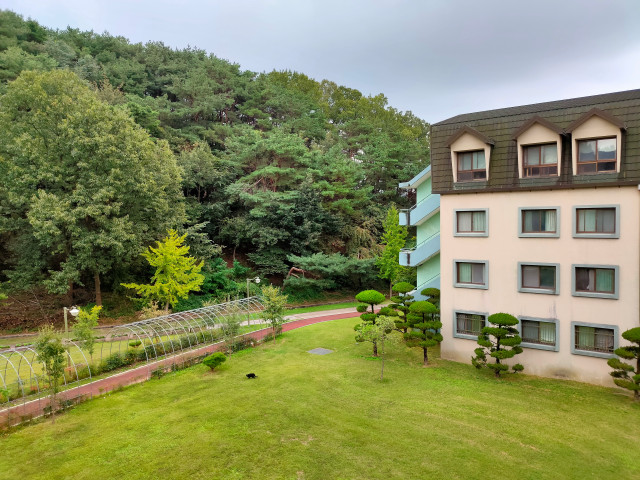
#> input picture PA1/PA1_2/dorm_left.jpg, 640 x 480 px
$ jupyter execute PA1_2_ransac.ipynb
#> lines starting #> are read from the running program, lines starting #| are printed output that depends on the picture
EE838

PA1 Problem2: `Automatic Homography using RANSAC`

Jedsadakorn Yonchorhor 20194695

[cell 1]
''' Import important libs '''
import numpy as np
import cv2
import math
from matplotlib import pyplot as plt

print(cv2.__version__)

[cell 2]
''' Prepare the data '''

# read images
img = list()
filepaths = ["dorm_left.jpg", "dorm_center.jpg", "dorm_right.jpg"]
num_img = len(filepaths)
for path in filepaths:
    img.append(cv2.imread(path))


# prepared the images for the output
# because usually it's bigger than it's size
ty, tx = img[0].shape[:2]
translation_M = np.float32([[1, 0, tx], [0, 1, ty/2]])
translated_img = list()
for i in range(3):
    dst = cv2.warpAffine(img[i], translation_M, (tx*3, ty * 2))
    translated_img.append(dst)
#> this loop made 3 passes
#> pass 3, `dst = cv2.warpAffine(img[i], translation_M, (tx*3, ty * 2))`:
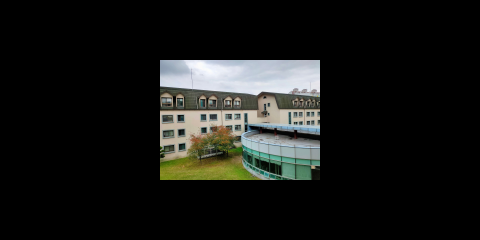
#> dst: shape (960, 1920, 3) (shown at 1/4 size); mean of channels 0, 1, 2 21.8, 24, 23; drawn as B, G, R
#> after the loop, translated_img = 3 items

[cell 3]
''' get features and descriptors for all the images '''

# compute interest points
# Initiate ORB detector
orb = cv2.ORB_create()
keypoints = list()
descriptors = list()
for i in range(num_img):
    # find the keypoints with ORB and compute the descriptors with ORB
    kp, des = orb.detectAndCompute(img[i], None)
    keypoints.append(kp)
    descriptors.append(des)
#> after the loop, descriptors = 3 items; keypoints = 3 items

[cell 4]
img2 = cv2.drawKeypoints(img[0], keypoints[0], None, color=(0,255,0), flags=0)
plt.imshow(img2), plt.show()
cv2.imwrite("dorm_left_kpts.jpg", img2)
#> Out = True

[cell 5]
img2 = cv2.drawKeypoints(img[1], keypoints[1], None, color=(0,255,0), flags=0)
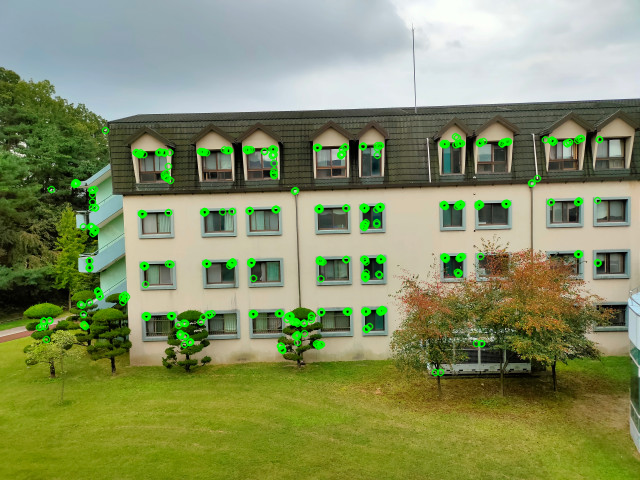
#> img2: shape (480, 640, 3); mean of channels 0, 1, 2 98.7, 143.2, 132.6; drawn as B, G, R
plt.imshow(img2), plt.show()
cv2.imwrite("dorm_center_kpts.jpg", img2)
#> Out = True

[cell 6]
img2 = cv2.drawKeypoints(img[2], keypoints[2], None, color=(0,255,0), flags=0)
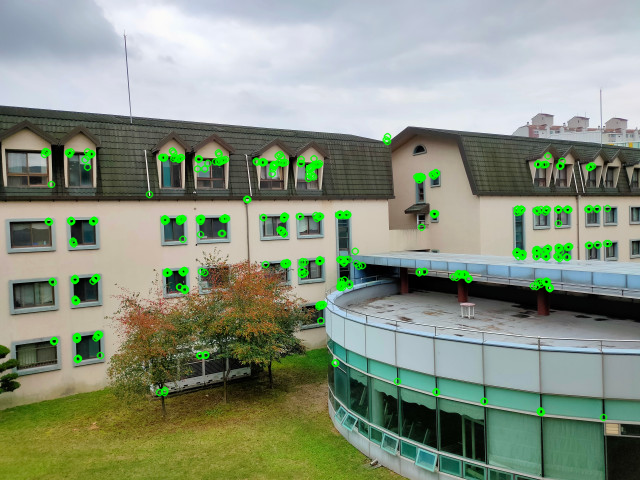
#> img2: shape (480, 640, 3); mean of channels 0, 1, 2 128.7, 147.2, 136.3; drawn as B, G, R
plt.imshow(img2), plt.show()
cv2.imwrite("dorm_right_kpts.jpg", img2)
#> Out = True

[cell 7]
def compute_putative_correspondence(descriptor1, descriptor2):
    '''
        Find the matching features from each image using its descriptor

        parameters
            - descriptors: (list)
                descriptor of the features in each image
        return
            - match_id: (list) of shape len(descriptor1)
                each element is the value of (SSD, idx_des1, idx_des2)
    '''
    match_id = list()
    num_descriptor1 = len(descriptor1)
    for i in range(num_descriptor1):
        # SSD: Sum of Square Difference
        diff = np.square(descriptor2 - descriptor1[i])
        sum_of_diff = np.sum(diff, 1)

        # assign the minimum to the match
        idx = np.argmin(sum_of_diff)
        val = sum_of_diff[idx]

        match_id.append((val, i, idx))

    # sort the matching features from the lowest distance
    match_id.sort()

    return match_id

def get_correspondence_pairs(keypoints1, keypoints2, match_id):
    '''
        Extract the corresponding keypoint pairs

        parameters
            - keypoints: (list)
                keypoints of each images
            - match_id: (list)
                the idx of the matched pair

        return
            - corr_pairs: (list)
                correspond keypoint pairs
    '''
    num_pairs = len(match_id)
    corr_pairs = [(keypoints1[match_id[i][1]], keypoints2[match_id[i][2]]) for i in range(num_pairs)]
    return corr_pairs

def get_four_correspondence_pairs(corr_pairs):
    '''
        Randomly sample 4 pairs from all of the corresponding pairs

        parameters
            - corr_pairs: (list)
                correspond keypoint pairs

        return
            - four_corr_pairs: (list)
                four of the correspondence pairs
    '''
    corr_pairs = corr_pairs
    four_corr_pairs = list()
    idx_list = np.random.randint(len(corr_pairs), size=4)

    four_corr_pairs = [corr_pairs[i] for i in idx_list]

    return four_corr_pairs

[cell 8]
def normalize_kpts(kpts):
    '''
        Transform the keypoints to the normalized coordinate

        parameters
            - kpts: (numpy array: #keypoints x len((x, y, 1)))
                keypoints in the image

        return
            - X_hat: (numpy array: #keypoints x len((x, y, 1)))
                normalized keypoints: means = 0 and average distance from origin is sqrt(2)
            - T1: (numpy array: 3x3)
                transformation matrix from original coordinate to the normalized coordinate
    '''
    # calculate mean in each axis
    mean = np.mean(kpts, axis=0)

    # calculate Transformation matrix
    # calculate s
    s = math.sqrt(2) / np.mean(np.sqrt(np.sum(np.square(kpts - mean))))

    # calculate tx, ty
    tx = -s*mean[0]
    ty = -s*mean[1]

    # transform to the normalized coordinate
    T1 = np.matrix([[s, 0, tx],
                    [0, s, ty],
                    [0, 0,  1]])
    X = np.ones((len(kpts), 3))
    X[:, :2] = kpts
    X_hat = (T1 @ X.T).T

    return X_hat, T1

[cell 9]
def DLT(X1, X2):
    '''
        DLT algorithm (used only in normalized_DLT() )

        parameters
            - X: (numpy array: #keypoints x len((x, y, 1)))
                Normalized keypoints from each image

        returns
            - H: (numpy array: 3x3)
                Homography matrix in the normalized coordinate
    '''
    num_points = X1.shape[0]
    # one pair gives 2 contraints
    A = np.zeros((num_points * 2, 9))

    # stacking n of 2x9 matrix
    for i in range(num_points):
        # the first constraint
        A[2*i][3: 6] = [-X2[i, 2] * X1[i, 0], -X2[i, 2] * X1[i, 1], -X2[i, 2] * X1[i, 2]]
        A[2*i][6:]   = [ X2[i, 1] * X1[i, 0],  X2[i, 1] * X1[i, 1],  X2[i, 1] * X1[i, 2]]

        # the second constraint
        A[2*i+1][:3] = [ X2[i, 2] * X1[i, 0],  X2[i, 2] * X1[i, 1],  X2[i, 2] * X1[i, 2]]
        A[2*i+1][6:] = [-X2[i, 0] * X1[i, 0], -X2[i, 0] * X1[i, 1], -X2[i, 0] * X1[i, 2]]

    u, s, vh = np.linalg.svd(A)

    H = vh[-1] # Homography is the column of matrix v associated with the smallest singular value
    if H[-1] != 0:
        H = H / H[-1]
    else:
        print("Warning: h9 = 0")
        return None

    return H.reshape(3, 3)

[cell 10]
def normalized_DLT(corr_pairs):
    """
        normalized DLT algorithm: calculate Homography between two images

        parameters
            - corr_pairs: (list)
                correspond keypoint pairs

        returns
            - H: (numpy array: 3x3)
                Homography matrix in the original coordinate
    """

    num_pairs = len(corr_pairs)
    X1 = np.empty((num_pairs, 2))
    X2 = np.empty((num_pairs, 2))

    # unpacking the Keypoints
    for i in range(num_pairs):
        X1[i] = corr_pairs[i][0].pt
        X2[i] = corr_pairs[i][1].pt

    X1_hat, T1 = normalize_kpts(X1)
    X2_hat, T2 = normalize_kpts(X2)

    # homography in normalized coordinate
    H_hat = DLT(X1_hat, X2_hat)

    # homography in the original coordinate
    H = np.linalg.inv(T2) @ H_hat @ T1
    H = H / H[-1, -1]       # normalize h9

    return H

[cell 11]
def get_euclidean_distance(pts1, pts2):
    '''
        calculate euclidean distance between the set of corresponding pairs

        parameters
            - pts: (numpy array: #keypoints x len((x, y, 1)))
                keypoints in the image
                keypoints in pts1 should be the pair of pts2

        returns
            - array of the euclidean distance of each pair
    '''
    return np.sqrt(np.sum(np.square(pts1 - pts2), axis=1))

def compute_distance_and_std(corr_pairs, H):
    '''
        calculate the distance between the keypoints and their projection,
        also the standard deviation of the distance

        parameters
            - corr_pairs: (list)
                correspond keypoint pairs
            - H: (numpy array: 3x3)
                homography matrix

        returns
            - curr_diss: (float)
            - curr_std: (float)

    '''
    num_pairs = len(corr_pairs)
    X1 = np.ones((num_pairs, 3))
    X2 = np.ones((num_pairs, 3))

    # unpacking the Keypoints
    for i in range(num_pairs):
        X1[i][:2] = corr_pairs[i][0].pt
        X2[i][:2] = corr_pairs[i][1].pt

    projected_X2 = (np.linalg.inv(H) @ X2.T).T
    projected_X2 = projected_X2 / projected_X2[:, -1].reshape(-1, 1)

    projected_X1 = (H @ X1.T).T
    projected_X1 = projected_X1 / projected_X1[:, -1].reshape(-1, 1)

    curr_dis = get_euclidean_distance(X1, projected_X2) + \
            get_euclidean_distance(X2, projected_X1)

    curr_std = np.std(curr_dis)

    return curr_dis, curr_std

[cell 12]
def count_inliers(curr_dis, th=10):
    '''
        count the number of the inliers and get theirs index

        parameters
            - curr_dis: (numpy array: #corresponding pairs x 1)
                distance of the keypoints and its projection (backward and forward)
            - th: (float)
                threshould to choose the inliers

        returns
            - N: (int)
                number of the inlier
            - idx_inliers[0]: (numpy array: #corresponding pairs x 1)
                array of index of the inliers

    '''
    test = curr_dis < th
    idx_inliers = np.where(test==1)
    N = np.sum(test)
    return N, idx_inliers[0]

[cell 13]
def is_collinear(four_corr_pairs):
    '''
        Check whether the selected four corresponding pairs are colinear

        parameters
            - four_corr_pairs: (list)
                four of the correspondence pairs

        return
            - True or False

    '''
    num_pairs = len(four_corr_pairs)
    X1 = np.ones((num_pairs, 2))
    X2 = np.ones((num_pairs, 2))

    # unpacking the Keypoints
    for i in range(num_pairs):
        X1[i][:2] = corr_pairs[i][0].pt
        X2[i][:2] = corr_pairs[i][1].pt

    # all the possible combinations
    test_idx = [(0, 1, 2),
                (0, 1, 3),
                (0, 2, 3),
                (1, 2, 3)]

    # check X1
    for idx in test_idx:
        # check all the combination in both images
        p11 = X1[idx[0]]
        p12 = X1[idx[1]]
        p13 = X1[idx[2]]

        p21 = X2[idx[0]]
        p22 = X2[idx[1]]
        p23 = X2[idx[2]]

        if (collinearity(p11, p12, p13) or collinearity(p21, p22, p23)):
            return True

    return False

def collinearity(p0, p1, p2):
    '''
        check whether the three points are colinear
        # ref: https://stackoverflow.com/questions/9608148/python-script-to-determine-if-x-y-coordinates-are-colinear-getting-some-e

        parameters:
            p: (numpy array: 1 x len([x,y]))
                points in the 2D plane

        returns:
            True or False
    '''

    x1, y1 = p1[0] - p0[0], p1[1] - p0[1]
    x2, y2 = p2[0] - p0[0], p2[1] - p0[1]
    return abs(x1 * y2 - x2 * y1) < 1e-12

[cell 14]
def ransac(corr_pairs, N=500, T_DIST=10.0, MAX_inlier=-1, MIN_std=10e5, p=0.99):
    '''
        Robustly calculate the homography between the two images

        parameters:
            - corr_pairs: (list)
                correspond keypoint pairs
            - N: (int)
                number of the iterlations
            - T_DIST: (float)
                distance threshould to decide the inliers
            - MAX_inliers: (int)
                maximum number of inliers
                the default value -1 means no limit, and it will get updated in the iteration
            - MIN_std: (float)
                minimum of the standard deviation of the keypoint distance, it will get updated in the interation
            - p: (float)
                the probability that we want get the inliers

        returns:
            - H: (numpy array: 3x3)
                Homography left

    '''
    n = len(corr_pairs) # number of putative correspondence
    H = None
    idx_inliers = None
    iteration = 0


    while N >= iteration:
        four_corr_pairs = get_four_correspondence_pairs(corr_pairs)

        if is_collinear(four_corr_pairs):
            continue

        H_curr = normalized_DLT(four_corr_pairs)
        # if H_curr is singular, discard it
        if np.linalg.det(H_curr) == 0:
            continue

        dis_curr, std_curr = compute_distance_and_std(corr_pairs, H_curr)
        m_curr, idx_inliers_curr = count_inliers(dis_curr, th=T_DIST)

        if m_curr > MAX_inlier or (m_curr == MAX_inlier and std_curr < MIN_std):
            # update the parameters, so that output keeps improving
            MAX_inlier = m_curr
            MIN_std = std_curr
            H = H_curr
            idx_inliers = idx_inliers_curr

            # update the number of iterations
            eps = 1 - m_curr / n
            N = int(math.log(1 - p) / math.log(1 - (1-eps)**4))
            print("The number of inliers = {} and the RANSAC will run for {} more iterlations" .format(m_curr, N))

        iteration += 1

    # refinement
    inliers_corr_pairs = [corr_pairs[idx] for idx in idx_inliers]
    H = normalized_DLT(inliers_corr_pairs)  # calculate Homography with inliers only

    return H

[cell 15]
''' Find the homography that transform the left image into the center image perspective '''
match_id = compute_putative_correspondence(descriptors[0], descriptors[1])
#> in compute_putative_correspondence, `num_descriptor1 = len(descriptor1)`: num_descriptor1 = 500
#> the loop in compute_putative_correspondence, `for i in range(num_descriptor1):` made 500 passes
#> (idx, val) on passes 1 to 3: (484, 1748), (87, 834), (186, 1152)
#> pass 1, in compute_putative_correspondence, `diff = np.square(descriptor2 - descriptor1[i])`:
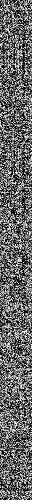
#> diff: shape (500, 32); min 0, max 249, mean 103.3
#> after the loop in compute_putative_correspondence, `for i in range(num_descriptor1):`: match_id = 500 items, first 6: (1748, 0, 484), (834, 1, 87), (1152, 2, 186), (800, 3, 15), (565, 4, 35), (1301, 5, 299)
#> match_id = 500 items, first 6: (65, 147, 258), (70, 344, 380), (103, 148, 66), (116, 448, 449), (119, 53, 147), (126, 45, 136)
corr_pairs = get_correspondence_pairs(keypoints[0], keypoints[1], match_id)
#> in get_correspondence_pairs, `num_pairs = len(match_id)`: num_pairs = 500
#> in get_correspondence_pairs, `corr_pairs = [(keypoints1[match_id[i][1]], keypoints2[match_id[i][2]])..`: corr_pairs = 500 items
#> corr_pairs = 500 items
H = ransac(corr_pairs)
#> in ransac, `n = len(corr_pairs)`: n = 500
#> the loop in ransac, `while N >= iteration:` made 635 passes
#> (idx_list in get_four_correspondence_pairs, curr_std in compute_distance_and_std, std_curr, m_curr, idx_inliers_curr, MAX_inlier) on passes 1 to 3: ([172, 47, 117, 192], 8495.8, 8495.8, 4, [47, 117, 172, 192], 4), ([323, 251, 195, 359], 807.5, 807.5, 7, [25, 81, 87, 195, 251, 323, 359], 7), ([9, 211, 277, 242], 49851, 49851, 11, [7, 9, 18, 40, 44, 164, 182, 211, 242, 277, 382], 11)
#> (printed output is left out)

[cell 16]
''' Construct the matrix to translate the perspective transformed image '''
ty, tx = img[0].shape[:2]
M = np.float32([[1, 0, tx], [0, 1, ty/2], [0, 0, 1]])

[cell 17]
''' Apply homography transformation and also translation '''
maxHeight, maxWidth = translated_img[0].shape[:2]
warp_1 = cv2.warpPerspective(img[0], M.dot(H), (maxWidth, maxHeight))
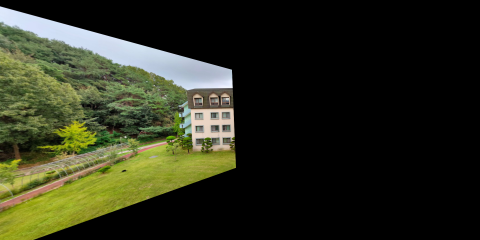
#> warp_1: shape (960, 1920, 3) (shown at 1/4 size); mean of channels 0, 1, 2 29, 46.5, 43.8; drawn as B, G, R

[cell 18]
''' Find the homography that transform the right image into the center image perspective '''
match_id_2 = compute_putative_correspondence(descriptors[2], descriptors[1])
corr_pairs_2 = get_correspondence_pairs(keypoints[2], keypoints[1], match_id_2)
H_2 = ransac(corr_pairs_2)
#> the loop in ransac (call 2), `while N >= iteration:` made 1540 passes
#| The number of inliers = 4 and the RANSAC will run for 1124309129 more iterlations
#| The number of inliers = 9 and the RANSAC will run for 43868788 more iterlations
#| The number of inliers = 9 and the RANSAC will run for 43868788 more iterlations
#| The number of inliers = 20 and the RANSAC will run for 1798892 more iterlations
#| The number of inliers = 23 and the RANSAC will run for 1028521 more iterlations
#> (further printed lines are left out)

[cell 19]
''' Apply homography transformation and also translation '''
warp_2 = cv2.warpPerspective(img[2], M.dot(H_2), (maxWidth, maxHeight))
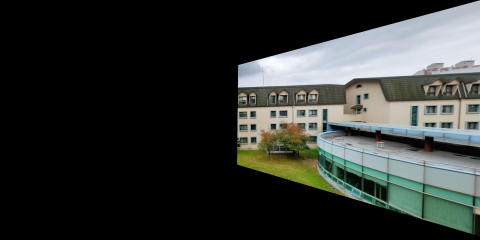
#> warp_2: shape (960, 1920, 3) (shown at 1/4 size); mean of channels 0, 1, 2 49.2, 52, 48.7; drawn as B, G, R

[cell 20]
plt.imshow(warp_1), plt.show()  # the homography transformed of the left image

[cell 21]
plt.imshow(translated_img[1]), plt.show() # the middle image remain unchanged

[cell 22]
plt.imshow(warp_2), plt.show() # the homography transformed of the left image

[cell 23]
def stitch_panorama(img_l, img_c, img_r):
    '''
        Put the (transformed version of) left image, center image and right image together and save it

        parameters:
            - img_l: (numpy array h x w x 3)
                left image
            - img_c: (numpy array h x w x 3)
                center image
            - img_r: (numpy array h x w x 3)
                right image
        return:

    '''

    final_result = np.zeros((maxHeight, maxWidth, 3))
    mask_1 = img_l!=0
    final_result[mask_1] = img_l[mask_1]

    mask_2 = img_r!=0
    final_result[mask_2] = img_r[mask_2]

    mask_3 = img_c!=0
    final_result[mask_3] = img_c[mask_3]
    cv2.imwrite("result.jpg", final_result)
    return final_result

final_image = stitch_panorama(warp_1, translated_img[1], warp_2)
#> in stitch_panorama, `mask_1 = img_l!=0`:
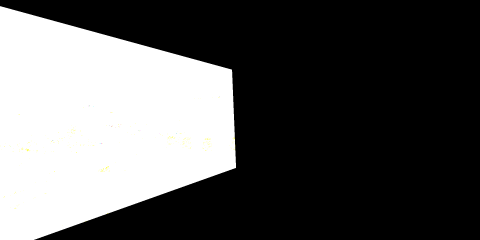
#> mask_1: shape (960, 1920, 3) bool (shown at 1/4 size); mean of channels 0, 1, 2 0.348, 0.348, 0.348; drawn as B, G, R
#> in stitch_panorama, `mask_2 = img_r!=0`:
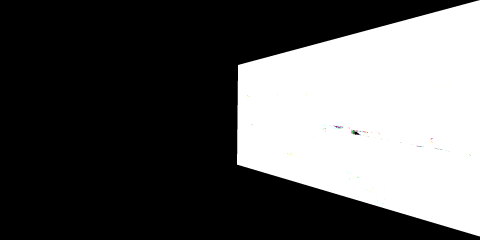
#> mask_2: shape (960, 1920, 3) bool (shown at 1/4 size); mean of channels 0, 1, 2 0.353, 0.354, 0.353; drawn as B, G, R
#> in stitch_panorama, `mask_3 = img_c!=0`:
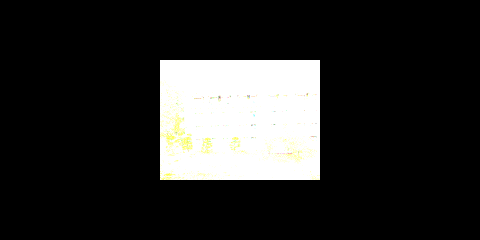
#> mask_3: shape (960, 1920, 3) bool (shown at 1/4 size); mean of channels 0, 1, 2 0.163, 0.166, 0.166; drawn as B, G, R
#> in stitch_panorama, `final_result[mask_3] = img_c[mask_3]`:
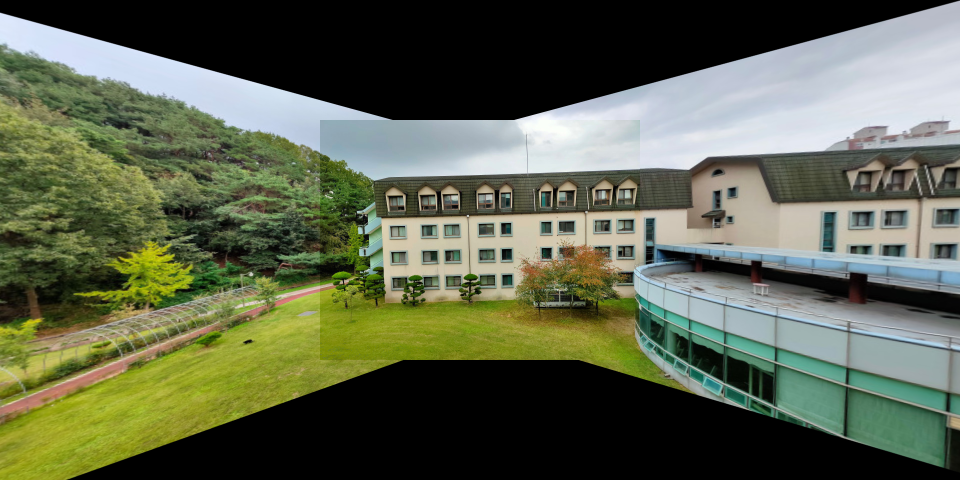
#> final_result: shape (960, 1920, 3) float64 (shown at 1/2 size); mean of channels 0, 1, 2 77.4, 99.7, 93; drawn as B, G, R

[cell 24]
show_final_image = cv2.imread("result.jpg")
cv2.imshow("panorama image", show_final_image)
cv2.waitKey(0)
cv2.destroyAllWindows()
